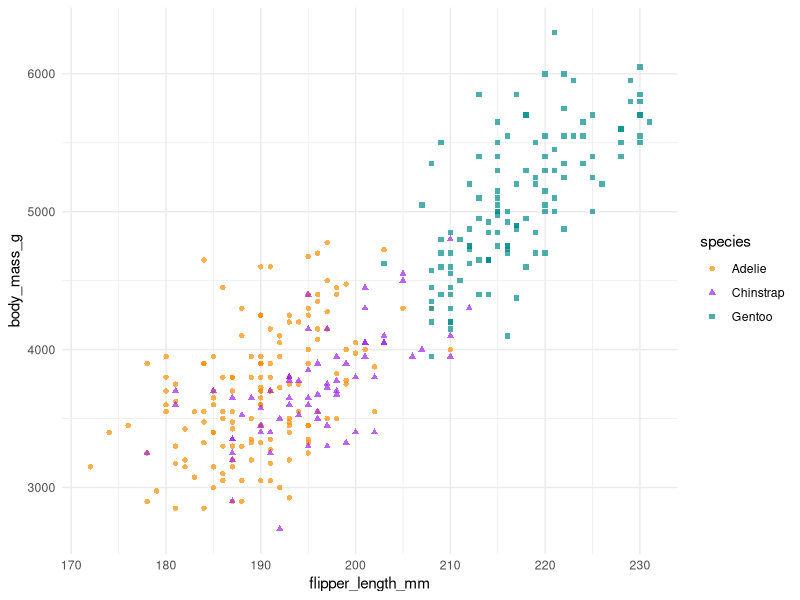

This chart was generated by the following R code:
## ---- chunk 1
knitr::opts_chunk$set(
  echo = TRUE,
  message = FALSE,
  warning = FALSE,
  fig.align = "center"
)
## ---- chunk 2
library(tidyverse)
library(palmerpenguins)
## ---- chunk 3
penguins %>%
  group_by(species) %>%
  summarize(across(where(is.numeric), mean, na.rm = TRUE))
## ---- chunk 4
penguins %>%
  ggplot(aes(flipper_length_mm, body_mass_g, group = species)) +
  geom_point(aes(colour = species, shape = species), alpha = 0.7) +
  scale_color_manual(values = c("darkorange", "purple", "cyan4")) +
  theme_minimal() 
